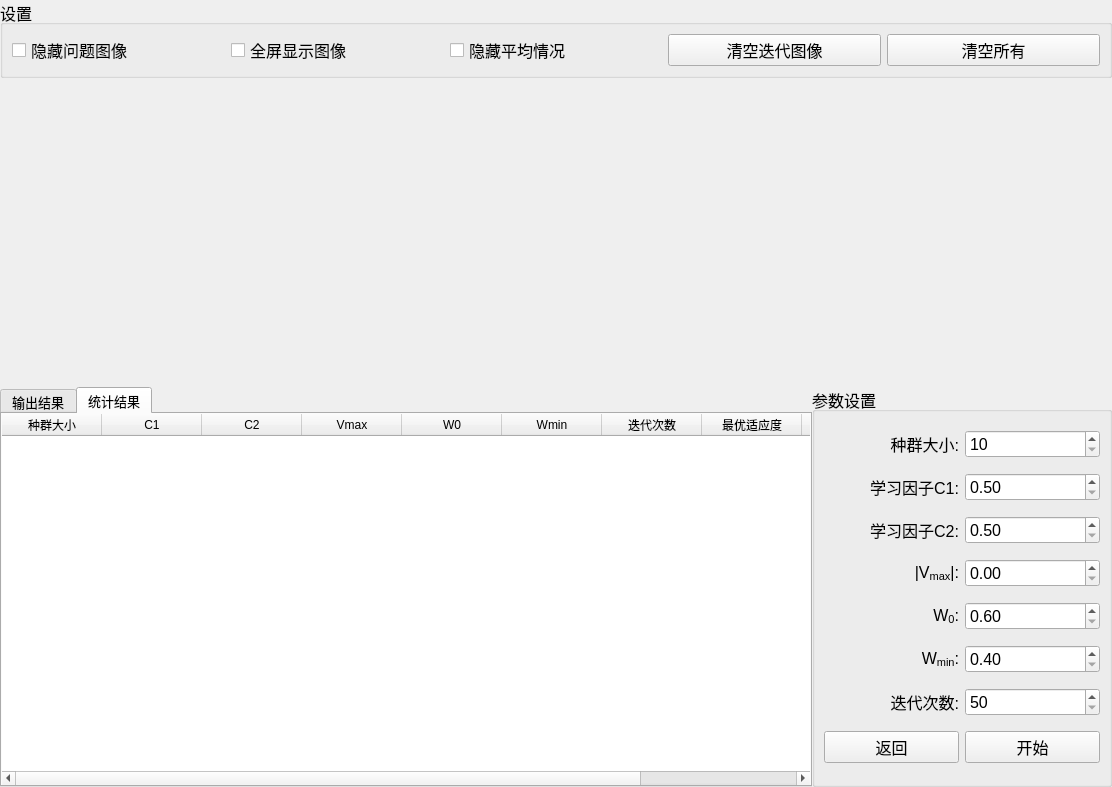
<?xml version="1.0" encoding="UTF-8"?>
<ui version="4.0">
 <class>PSODemoShowWidget</class>
 <widget class="QWidget" name="PSODemoShowWidget">
  <property name="geometry">
   <rect>
    <x>0</x>
    <y>0</y>
    <width>1112</width>
    <height>787</height>
   </rect>
  </property>
  <property name="windowTitle">
   <string>Form</string>
  </property>
  <layout class="QVBoxLayout" name="verticalLayout_4" stretch="1,100,100">
   <property name="spacing">
    <number>0</number>
   </property>
   <property name="leftMargin">
    <number>0</number>
   </property>
   <property name="topMargin">
    <number>0</number>
   </property>
   <property name="rightMargin">
    <number>0</number>
   </property>
   <property name="bottomMargin">
    <number>0</number>
   </property>
   <item>
    <widget class="QGroupBox" name="groupBox">
     <property name="font">
      <font>
       <pointsize>12</pointsize>
      </font>
     </property>
     <property name="title">
      <string>设置</string>
     </property>
     <layout class="QHBoxLayout" name="horizontalLayout">
      <item>
       <widget class="QCheckBox" name="hideProPlotCk">
        <property name="text">
         <string>隐藏问题图像</string>
        </property>
       </widget>
      </item>
      <item>
       <widget class="QCheckBox" name="onlyShowResCk">
        <property name="text">
         <string>全屏显示图像</string>
        </property>
       </widget>
      </item>
      <item>
       <widget class="QCheckBox" name="hideAverResCk">
        <property name="text">
         <string>隐藏平均情况</string>
        </property>
       </widget>
      </item>
      <item>
       <widget class="QPushButton" name="clearResBtn">
        <property name="text">
         <string>清空迭代图像</string>
        </property>
       </widget>
      </item>
      <item>
       <widget class="QPushButton" name="clearAll">
        <property name="text">
         <string>清空所有</string>
        </property>
       </widget>
      </item>
     </layout>
    </widget>
   </item>
   <item>
    <layout class="QHBoxLayout" name="horizontalLayout_2">
     <item>
      <widget class="QCustomPlot" name="Pro_CustomPlot" native="true">
       <property name="minimumSize">
        <size>
         <width>400</width>
         <height>300</height>
        </size>
       </property>
      </widget>
     </item>
     <item>
      <widget class="QCustomPlot" name="Res_CustomPlot" native="true">
       <property name="minimumSize">
        <size>
         <width>400</width>
         <height>300</height>
        </size>
       </property>
      </widget>
     </item>
    </layout>
   </item>
   <item>
    <widget class="QWidget" name="bottomShowWidget" native="true">
     <layout class="QVBoxLayout" name="verticalLayout_3">
      <property name="spacing">
       <number>0</number>
      </property>
      <property name="leftMargin">
       <number>0</number>
      </property>
      <property name="topMargin">
       <number>0</number>
      </property>
      <property name="rightMargin">
       <number>0</number>
      </property>
      <property name="bottomMargin">
       <number>0</number>
      </property>
      <item>
       <layout class="QHBoxLayout" name="horizontalLayout_3">
        <item>
         <widget class="QTabWidget" name="tabWidget">
          <property name="font">
           <font>
            <pointsize>10</pointsize>
           </font>
          </property>
          <property name="currentIndex">
           <number>1</number>
          </property>
          <widget class="QWidget" name="OutputResW">
           <property name="accessibleName">
            <string/>
           </property>
           <attribute name="title">
            <string>输出结果</string>
           </attribute>
           <layout class="QVBoxLayout" name="verticalLayout">
            <property name="spacing">
             <number>0</number>
            </property>
            <property name="leftMargin">
             <number>0</number>
            </property>
            <property name="topMargin">
             <number>0</number>
            </property>
            <property name="rightMargin">
             <number>0</number>
            </property>
            <property name="bottomMargin">
             <number>0</number>
            </property>
            <item>
             <widget class="QPlainTextEdit" name="outputResPlain">
              <property name="styleSheet">
               <string notr="true">QPlainTextEdit#outputResPlain{
	border:0;
}</string>
              </property>
              <property name="readOnly">
               <bool>true</bool>
              </property>
             </widget>
            </item>
           </layout>
          </widget>
          <widget class="QWidget" name="CompResW">
           <attribute name="title">
            <string>统计结果</string>
           </attribute>
           <layout class="QVBoxLayout" name="verticalLayout_2">
            <property name="spacing">
             <number>0</number>
            </property>
            <property name="leftMargin">
             <number>0</number>
            </property>
            <property name="topMargin">
             <number>0</number>
            </property>
            <property name="rightMargin">
             <number>0</number>
            </property>
            <property name="bottomMargin">
             <number>0</number>
            </property>
            <item>
             <widget class="QTableWidget" name="recordResTable">
              <property name="focusPolicy">
               <enum>Qt::NoFocus</enum>
              </property>
              <property name="styleSheet">
               <string notr="true">QTableWidget#recordResTable{
	border:0;
}</string>
              </property>
              <column>
               <property name="text">
                <string>种群大小</string>
               </property>
              </column>
              <column>
               <property name="text">
                <string>C1</string>
               </property>
              </column>
              <column>
               <property name="text">
                <string>C2</string>
               </property>
              </column>
              <column>
               <property name="text">
                <string>Vmax</string>
               </property>
              </column>
              <column>
               <property name="text">
                <string>W0</string>
               </property>
              </column>
              <column>
               <property name="text">
                <string>Wmin</string>
               </property>
              </column>
              <column>
               <property name="text">
                <string>迭代次数</string>
               </property>
              </column>
              <column>
               <property name="text">
                <string>最优适应度</string>
               </property>
              </column>
              <column>
               <property name="text">
                <string>最优结果</string>
               </property>
              </column>
              <column>
               <property name="text">
                <string>运行时间</string>
               </property>
              </column>
             </widget>
            </item>
           </layout>
          </widget>
         </widget>
        </item>
        <item>
         <widget class="QGroupBox" name="para_Set">
          <property name="sizePolicy">
           <sizepolicy hsizetype="Preferred" vsizetype="Preferred">
            <horstretch>0</horstretch>
            <verstretch>0</verstretch>
           </sizepolicy>
          </property>
          <property name="minimumSize">
           <size>
            <width>300</width>
            <height>400</height>
           </size>
          </property>
          <property name="maximumSize">
           <size>
            <width>16777215</width>
            <height>400</height>
           </size>
          </property>
          <property name="font">
           <font>
            <pointsize>12</pointsize>
           </font>
          </property>
          <property name="title">
           <string>参数设置</string>
          </property>
          <layout class="QGridLayout" name="gridLayout">
           <item row="1" column="0">
            <widget class="QLabel" name="label_2">
             <property name="text">
              <string>学习因子C1:</string>
             </property>
             <property name="alignment">
              <set>Qt::AlignRight|Qt::AlignTrailing|Qt::AlignVCenter</set>
             </property>
            </widget>
           </item>
           <item row="7" column="1">
            <widget class="QPushButton" name="startAlgo">
             <property name="text">
              <string>开始</string>
             </property>
            </widget>
           </item>
           <item row="3" column="0">
            <widget class="QLabel" name="label_5">
             <property name="text">
              <string>&lt;html&gt;&lt;head/&gt;&lt;body&gt;&lt;p&gt;|V&lt;span style=&quot; vertical-align:sub;&quot;&gt;max&lt;/span&gt;|:&lt;/p&gt;&lt;/body&gt;&lt;/html&gt;</string>
             </property>
             <property name="alignment">
              <set>Qt::AlignRight|Qt::AlignTrailing|Qt::AlignVCenter</set>
             </property>
            </widget>
           </item>
           <item row="6" column="0">
            <widget class="QLabel" name="label_4">
             <property name="text">
              <string>迭代次数:</string>
             </property>
             <property name="alignment">
              <set>Qt::AlignRight|Qt::AlignTrailing|Qt::AlignVCenter</set>
             </property>
            </widget>
           </item>
           <item row="2" column="1">
            <widget class="QDoubleSpinBox" name="C2_Spin">
             <property name="focusPolicy">
              <enum>Qt::NoFocus</enum>
             </property>
             <property name="minimum">
              <double>0.500000000000000</double>
             </property>
             <property name="maximum">
              <double>4.000000000000000</double>
             </property>
             <property name="singleStep">
              <double>0.050000000000000</double>
             </property>
            </widget>
           </item>
           <item row="0" column="1">
            <widget class="QSpinBox" name="popuNums_Spin">
             <property name="focusPolicy">
              <enum>Qt::NoFocus</enum>
             </property>
             <property name="minimum">
              <number>10</number>
             </property>
             <property name="singleStep">
              <number>5</number>
             </property>
            </widget>
           </item>
           <item row="1" column="1">
            <widget class="QDoubleSpinBox" name="C1_Spin">
             <property name="focusPolicy">
              <enum>Qt::NoFocus</enum>
             </property>
             <property name="minimum">
              <double>0.500000000000000</double>
             </property>
             <property name="maximum">
              <double>4.000000000000000</double>
             </property>
             <property name="singleStep">
              <double>0.050000000000000</double>
             </property>
            </widget>
           </item>
           <item row="0" column="0">
            <widget class="QLabel" name="label">
             <property name="text">
              <string>种群大小:</string>
             </property>
             <property name="alignment">
              <set>Qt::AlignRight|Qt::AlignTrailing|Qt::AlignVCenter</set>
             </property>
            </widget>
           </item>
           <item row="5" column="0">
            <widget class="QLabel" name="label_7">
             <property name="text">
              <string>&lt;html&gt;&lt;head/&gt;&lt;body&gt;&lt;p&gt;W&lt;span style=&quot; vertical-align:sub;&quot;&gt;min&lt;/span&gt;:&lt;/p&gt;&lt;/body&gt;&lt;/html&gt;</string>
             </property>
             <property name="alignment">
              <set>Qt::AlignRight|Qt::AlignTrailing|Qt::AlignVCenter</set>
             </property>
            </widget>
           </item>
           <item row="6" column="1">
            <widget class="QSpinBox" name="iterNums_Spin">
             <property name="focusPolicy">
              <enum>Qt::NoFocus</enum>
             </property>
             <property name="minimum">
              <number>50</number>
             </property>
             <property name="maximum">
              <number>400</number>
             </property>
             <property name="singleStep">
              <number>10</number>
             </property>
            </widget>
           </item>
           <item row="5" column="1">
            <widget class="QDoubleSpinBox" name="wmin_Spin">
             <property name="focusPolicy">
              <enum>Qt::NoFocus</enum>
             </property>
             <property name="minimum">
              <double>0.400000000000000</double>
             </property>
             <property name="maximum">
              <double>1.000000000000000</double>
             </property>
             <property name="singleStep">
              <double>0.050000000000000</double>
             </property>
            </widget>
           </item>
           <item row="2" column="0">
            <widget class="QLabel" name="label_3">
             <property name="text">
              <string>学习因子C2:</string>
             </property>
             <property name="alignment">
              <set>Qt::AlignRight|Qt::AlignTrailing|Qt::AlignVCenter</set>
             </property>
            </widget>
           </item>
           <item row="7" column="0">
            <widget class="QPushButton" name="return_ProMain">
             <property name="text">
              <string>返回</string>
             </property>
            </widget>
           </item>
           <item row="4" column="0">
            <widget class="QLabel" name="label_6">
             <property name="text">
              <string>&lt;html&gt;&lt;head/&gt;&lt;body&gt;&lt;p&gt;W&lt;span style=&quot; vertical-align:sub;&quot;&gt;0&lt;/span&gt;:&lt;/p&gt;&lt;/body&gt;&lt;/html&gt;</string>
             </property>
             <property name="alignment">
              <set>Qt::AlignRight|Qt::AlignTrailing|Qt::AlignVCenter</set>
             </property>
            </widget>
           </item>
           <item row="4" column="1">
            <widget class="QDoubleSpinBox" name="winit_Spin">
             <property name="focusPolicy">
              <enum>Qt::NoFocus</enum>
             </property>
             <property name="minimum">
              <double>0.600000000000000</double>
             </property>
             <property name="maximum">
              <double>1.000000000000000</double>
             </property>
             <property name="singleStep">
              <double>0.050000000000000</double>
             </property>
            </widget>
           </item>
           <item row="3" column="1">
            <widget class="QDoubleSpinBox" name="vmax_Spin">
             <property name="focusPolicy">
              <enum>Qt::NoFocus</enum>
             </property>
             <property name="minimum">
              <double>0.000000000000000</double>
             </property>
             <property name="maximum">
              <double>10.000000000000000</double>
             </property>
             <property name="singleStep">
              <double>0.100000000000000</double>
             </property>
            </widget>
           </item>
          </layout>
         </widget>
        </item>
       </layout>
      </item>
     </layout>
    </widget>
   </item>
  </layout>
 </widget>
 <customwidgets>
  <customwidget>
   <class>QCustomPlot</class>
   <extends>QWidget</extends>
   <header>qcustomplot.h</header>
   <container>1</container>
  </customwidget>
 </customwidgets>
 <resources/>
 <connections/>
</ui>
